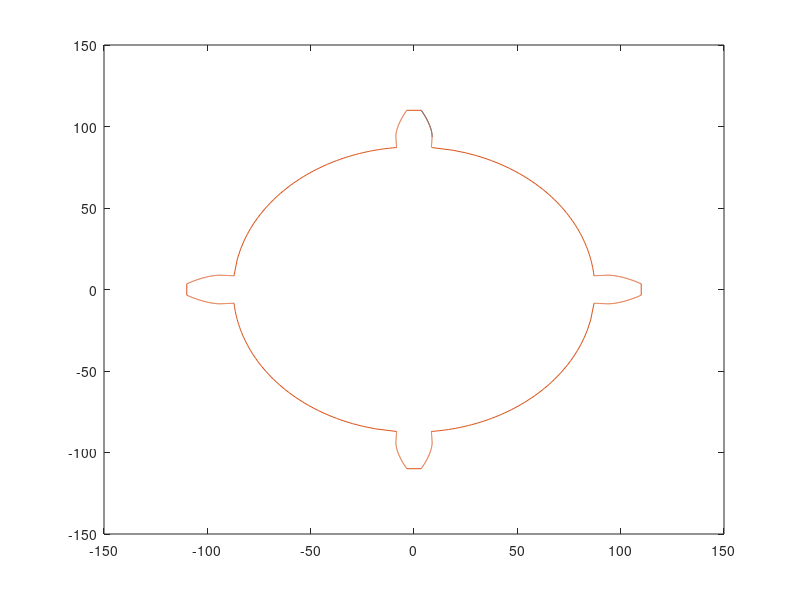
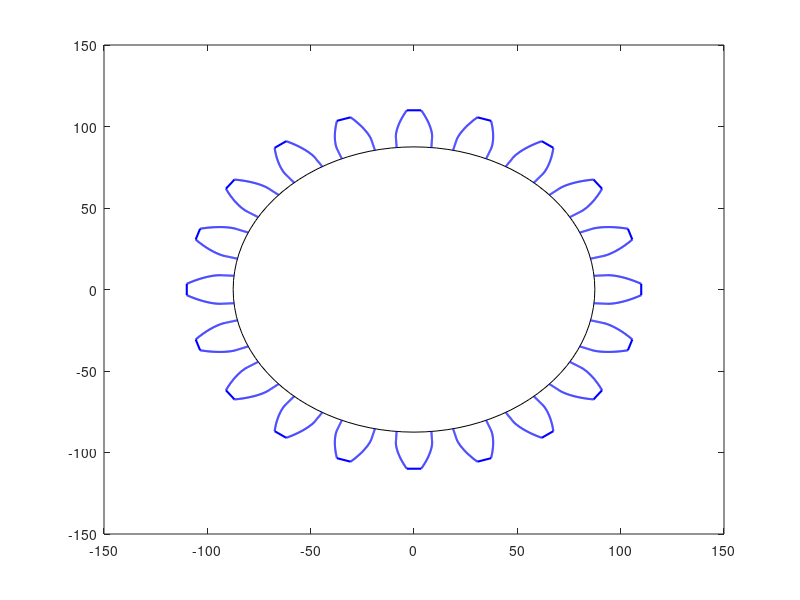

Write MATLAB code to recreate these figures, in order.
%Given values%
theta_press=20*pi/180;
N=20;
r_p=100;

%Relation between pitch radius and base radius
r_b=100*cos(theta_press);

%Initialising radius ranging from base radius circle to addendum circle
r=linspace(r_b,r_p+10,100);

%Initializing empty varaibles
phi=zeros(1,100);
thick=zeros(1,100);
theta_1=zeros(1,100);
x=zeros(1,100);
y=zeros(1,100);

rot=2*pi/N; %Rotation need for 20 teeths(equal 18 degrees)
rot_90=pi/2; %Rotating by 90 degrees,since 4 teeth subtend 90 degrees

%Rotation matrix for each part
M=[cos(rot) -sin(rot);sin(rot) cos(rot)]; % 4 teeth
M_90=[cos(rot_90) -sin(rot_90);sin(rot_90) cos(rot_90)];  % 20 teeth

%Loop that stores x and y values for one of the tooth's involute profile
for i=1:100
    phi(i)=acos(r_b/r(i));
    thick(i)=2*r(i).*((pi/(2*N))+tan(theta_press)-theta_press-tan(phi(i))+phi(i));
    theta_1(i)=thick(i)/r(i);
    x(i)=r(i)*sin(theta_1(i)/2);
    y(i)=r(i)*cos(theta_1(i)/2);
end
plot(x,y)
non_inv_x=8.415 %x value at Intersection of dedendum circle and Line tangent to involute(found by plotting)

%%Finding NON-INVOLUTE PART since dedendum circle radius is less than base circle radius
Slope=(y(1)-y(2))/(x(1)-x(2)); %Finding slope using two nearby points
line_x=linspace(non_inv_x,x(1),100);
line_y=Slope.*(line_x-x(2))+y(2);

%Circular part of gear(dedendum circle)
Circ_x=linspace(-x(1),-line_y(1),50);
Circ_y=sqrt((87.5^2)-Circ_x.^2);   %87.5 is dedendum circle radius
%Circ_x=0;
%Circ_y=0;

%Concatenating all the parts(Involute,non-Involute line,Quarter circle)

%%%%%%%%%%%%%%%%%%%%%%%%%%%%%%%%%5For 4 teeth
x_90=cat(2,line_x,x,-fliplr(x),-fliplr(line_x),Circ_x);
y_90=cat(2,line_y,y,fliplr(y),fliplr(line_y),Circ_y);

%Rotating x and y values 3 times to get the remaining profile
%For 4 teeth
z1=M_90*[x_90;y_90];
z2=M_90*z1;
z3=M_90*z2;
hold on
%Final concatenation
x_90=cat(2,x_90,z1(1,:),z2(1,:),z3(1,:));
y_90=cat(2,y_90,z1(2,:),z2(2,:),z3(2,:));
figure(1)
plot(x_90,y_90)

%For complete gear with 20 teeth
figure(2)
x=cat(2,line_x,x,-fliplr(x),-fliplr(line_x));
y=cat(2,line_y,y,fliplr(y),fliplr(line_y));
th = 0:pi/50:2*pi;
xunit = 87.5 * cos(th);
yunit = 87.5* sin(th);
plot(xunit,yunit,'black');
hold on
for i=1:20
    z=M*[x;y];
    plot(x,y,'b','Linewidth',1.5)
    hold on
    x=z(1,:);
    y=z(2,:);
end
%plot(x,y,'b','Linewidth',1.5);
hold on

xlim([-150,150]);
ylim([-150,150]);
